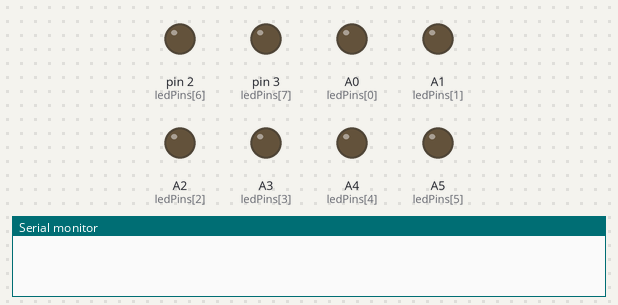
A sketch run on a simulated Arduino Uno, built with avr-gcc and run on an emulated ATmega328P. Shown: output pins drawn as LEDs (lit = HIGH), the last lines printed to the serial monitor. EEPROM starts erased.

Above: at 0.1 s.
At 2.7 s:
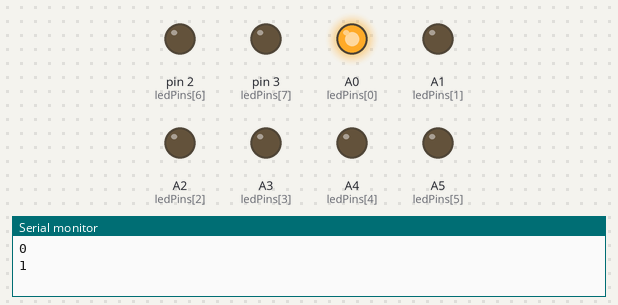
At 4.7 s:
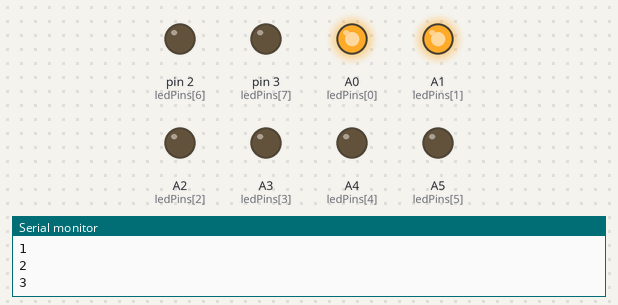
At 8.7 s:
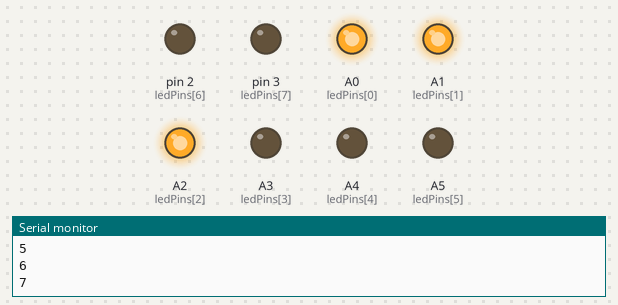
At 12.7 s:
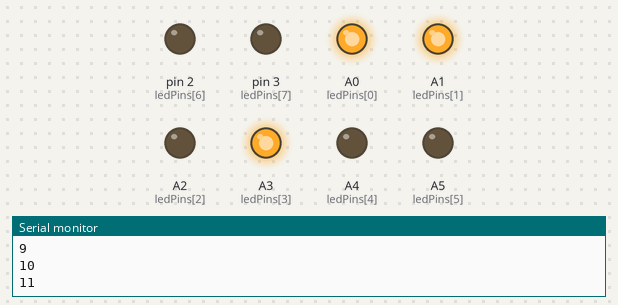
At 16.7 s:
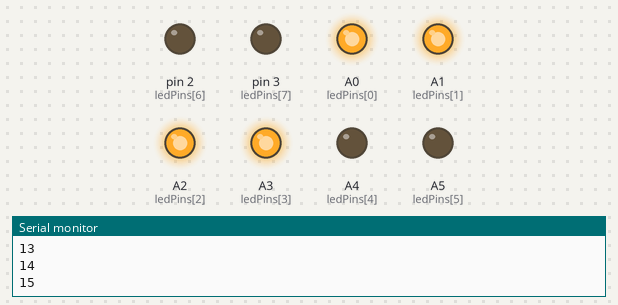
Timing chart, 0 to 18.2 s (numbered marks = the images above):
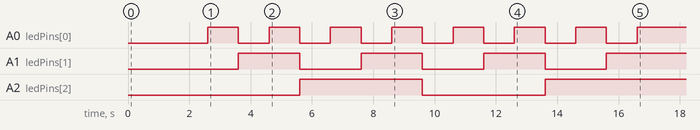

The sketch:

task1.ino
```cpp
#include <EEPROM.h>

const int ledPins[8] = {A0, A1, A2, A3, A4, A5, 2, 3};

void setup()
{

     Serial.begin(115200);

     for (int i = 0; i < 8; i++)
     {
          pinMode(ledPins[i], OUTPUT);
     }

     for (int i = 0; i < 16; i++)
     {
          EEPROM.write(i, i);
          delay(100);
     }

     for (int i = 0; i < 16; i++)
     {
          byte value = EEPROM.read(i);
          displayByteOnLED(value);
          Serial.println(value);
          delay(1000);
     }
}

void loop()
{
     // Nothing
     Serial.println("Entered void loop");
     delay(10000);
}

void displayByteOnLED(byte value)
{
     for (int i = 0; i < 8; i++)
     {
          digitalWrite(ledPins[i], value >> i & 1);
     }
}
```
